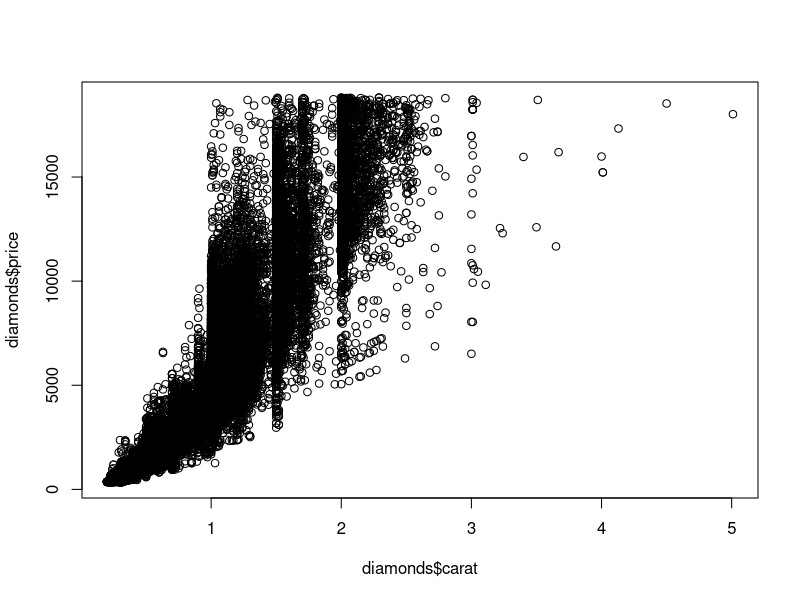

This figure's R source: (Note: this script raises an error after producing the figure.)
data(diamonds)
library(ggplot2)
data(package=.packages(all.available = TRUE))
data(diamonds)
str(diamonds)
dim(diamonds)
?diamonds
#very basic Scatter 
plot(diamonds$carat,diamonds$price)
#improved Scatter
plot(diamonds$carat,diamonds,col=rgb(0,0,1,0,1),pch=16,
     main="Scatter Plot:Carat vs Price")
#HEXBIN USING BASE R
install.packages('hexbin')
library(hexbin)
hb<-hexbin(diamonds$carat,diamonds$price,xbins=40)
plot(hb,main="Hexbin Plot")
#basic hexbin 
ggplot(diamonds,aes(x=carat,y=price))+geom_hex()
#labled Hexbin plot
ggplot(diamonds,aes(carat,price))+
  geom_hex()+
  labs(title="Hexagon Binning:DiamondStructure",x="carat",y="price")+
  theme_minimal()
ggplot(diamonds,aes(carat,price))+geom_hex(bins=10)+theme_minimal()  

#addcolor palatte
ggplot(diamonds,aes(carat,price))+
  geom_hex(bins=40)+
  scale_fill_gradient(low="grey",high="black")+
  theme_minimal()
#color meaning:
ggplot(diamonds,aes(carat,price))+geom_hex(bins = 20)+
  scale_fill_viridis_c(name="count")+
  labs(title="Density Structure of Diamonds",x="carat",y="Price")+
  theme_minimal()

#facted hexbin
ggplot(diamonds,aes(carat,price))+geom_hex()+scale_fill_viridis_c()+
  facet_wrap(~cut)+
  theme_minimal()

#log scale hexbin 
ggplot(diamonds,aes(carat,price))+geom_hex()+scale_fill_viridis_c()+
  scale_y_log10()+
  theme_minimal()